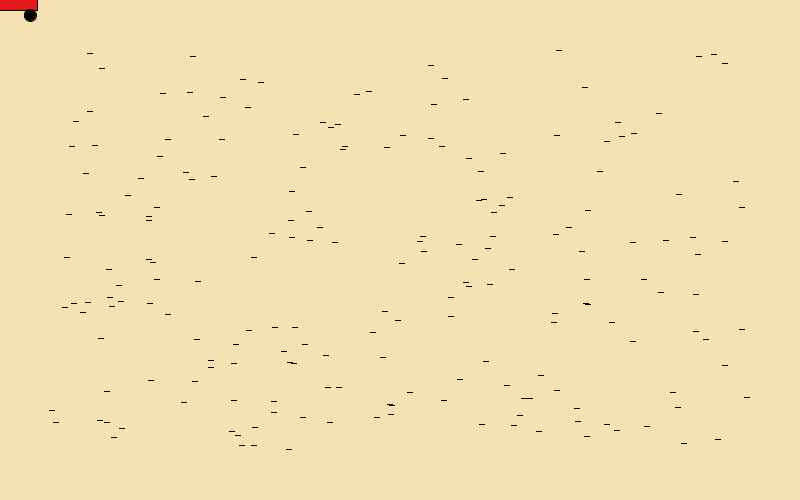
Frame 1 (no input)
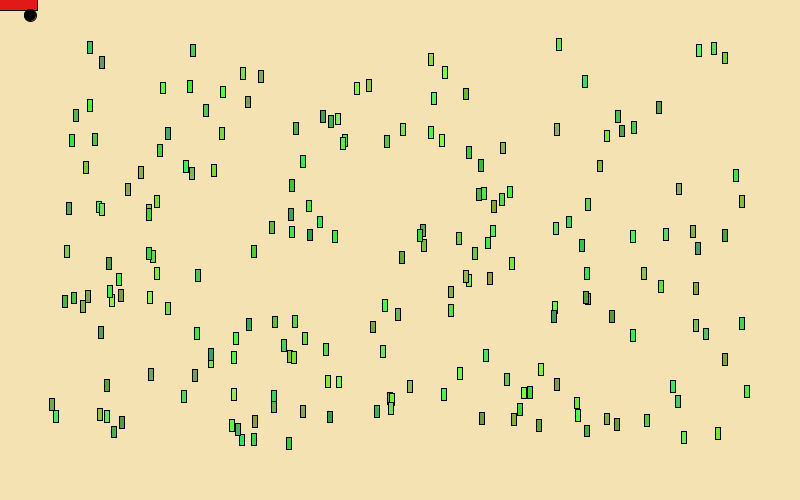
Frame 60 (the mouse pressed at the canvas centre just before this capture)
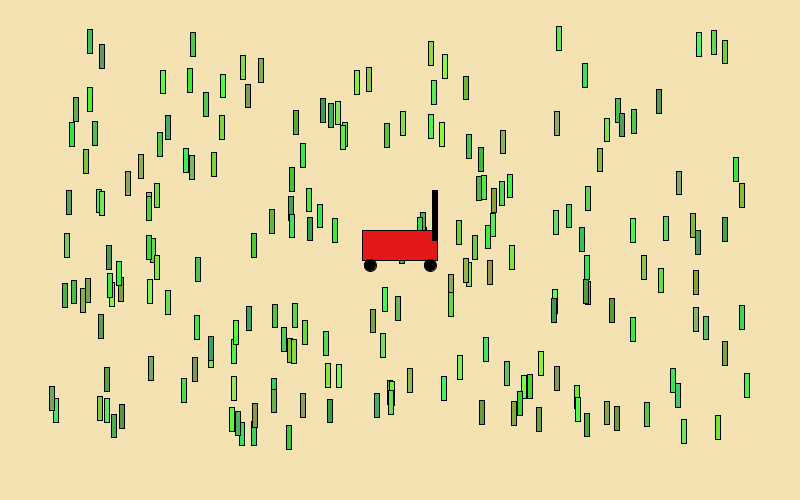
Frame 120 (the mouse held since frame 60 and released just before this capture)

The Processing sketch that drew these frames (run headless with seeded random() and noise(); from frame 60 on, the mouse is pressed at the canvas centre):

// Processing sketch: Question_6
// ── Question_6.pde
class Grass
{
  float x;
  float y;
  float grassHeight;
  int grassWidth;
  color grassColor;
  int maxGrassHeight;
}

//number of blades of grass to display - also the array limit
int numOfBlades = 200;

//declare and create new array
Grass[] bladesOfGrass = new Grass[numOfBlades];

float growSpeed = 0.2;

//global variables for mower 
int mowerHeight = 30;
int mowerWidth = 75;

void setup()
{
  size(800, 500);
  
  // initialize values of x and y, initialize and create new Grass Object in each array index
  for (int i = 0; i < numOfBlades; i++)
  {
    bladesOfGrass[i] = new Grass();
    bladesOfGrass[i].x = random(50, 750);
    bladesOfGrass[i].y = random(50, 450);
    bladesOfGrass[i].grassHeight = 0;
    bladesOfGrass[i].grassWidth = 5;
    bladesOfGrass[i].grassColor = color(random(50, 150) , random(150, 255), random(50, 100));
    bladesOfGrass[i].maxGrassHeight = 50;
  }

}


void draw()
{
  background(245, 226, 178);
  
  drawGrass(bladesOfGrass); 
  growGrass(bladesOfGrass);
  drawMower();
  mowerCutGrass(bladesOfGrass);
  
}


void drawGrass(Grass[] inputGrass)
{
   
  for (int i = 0; i < numOfBlades; i++)
  {
    rectMode(CENTER);
    stroke(0);
    fill(inputGrass[i].grassColor);
    rect(inputGrass[i].x, inputGrass[i].y - inputGrass[i].grassHeight/2, inputGrass[i].grassWidth, inputGrass[i].grassHeight);  
  }
    
}

void drawMower()
{
  // mower center point variables
  float mowerX = mouseX;
  float mowerY = mouseY;
  
  //mower body variables 
  float mowerBodyX = mowerX;
  float mowerBodyY = mowerY - 5;
  
  // wheel variables 
  int wheelDiameter = 12;
  int wheelOffset = 7;
  float leftWheelX = mowerX - mowerWidth/2 + wheelOffset;
  float rightWheelX = mowerX + mowerWidth/2 - wheelOffset;
  float WheelY = mowerY + mowerHeight/2;
  
  //mower handle variables
  float handleX = mowerX + mowerWidth/2 - 2;
  float handleY = mowerY - mowerHeight - 5;
  int handleWidth = 5;
  int handleHeight = 50;

  //Mower Body
  fill(227, 25, 25); //red
  rect(mowerBodyX, mowerBodyY, mowerWidth, mowerHeight);
  
  // Left Wheel
  fill(0);
  ellipse(leftWheelX, WheelY, wheelDiameter, wheelDiameter); 
  
  // Right Wheel 
  fill(0);
  ellipse(rightWheelX, WheelY, wheelDiameter, wheelDiameter); 
  
  // Mower Handle 
  rect(handleX, handleY, handleWidth, handleHeight);
  
}


void growGrass(Grass[] inputGrass)
{
  
  for (int i = 0; i < numOfBlades; i++)
  {
    
    if (inputGrass[i].grassHeight < inputGrass[i].maxGrassHeight)
    {
      inputGrass[i].grassHeight += growSpeed;
      
      if(inputGrass[i].grassHeight > inputGrass[i].maxGrassHeight){
        
        inputGrass[i].grassHeight = inputGrass[i].maxGrassHeight;        
      }
    }

  }

}


void mowerCutGrass(Grass[] inputGrass)
{
  
  for (int i = 0; i < numOfBlades; i++)
  {  
    
    if((inputGrass[i].y < (mouseY + mowerHeight/2) && (inputGrass[i].y > mouseY)) &&
        (inputGrass[i].x < (mouseX + mowerWidth/2) && (inputGrass[i].x > (mouseX - mowerWidth/2)))) // is the blade of grass within the mower body range?
    {
      
      if(inputGrass[i].grassHeight >= mowerHeight) // if the Grass Height is equal or greater than mower height, then cut grass
      {
          
        inputGrass[i].grassHeight = 10;           
      }
    
    }
  
  }
}
